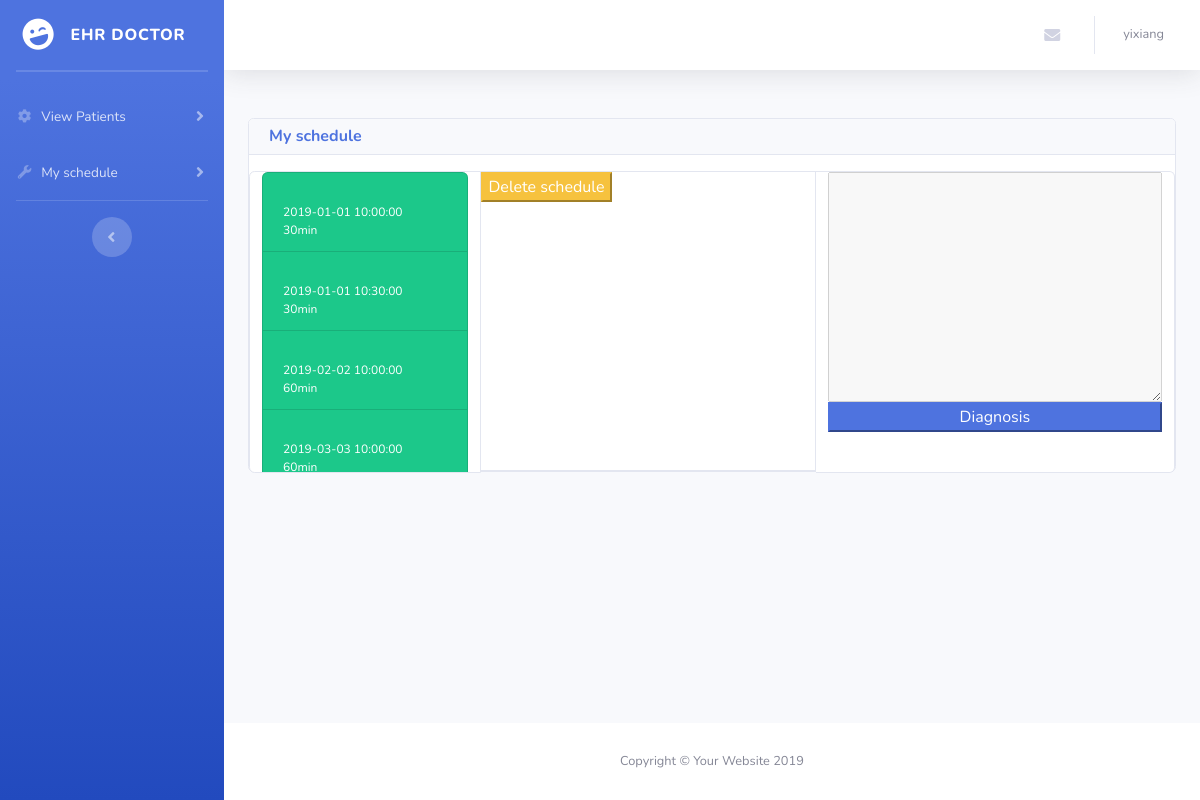
Before: /doctor/doctor_page (signed in) with the older database file.
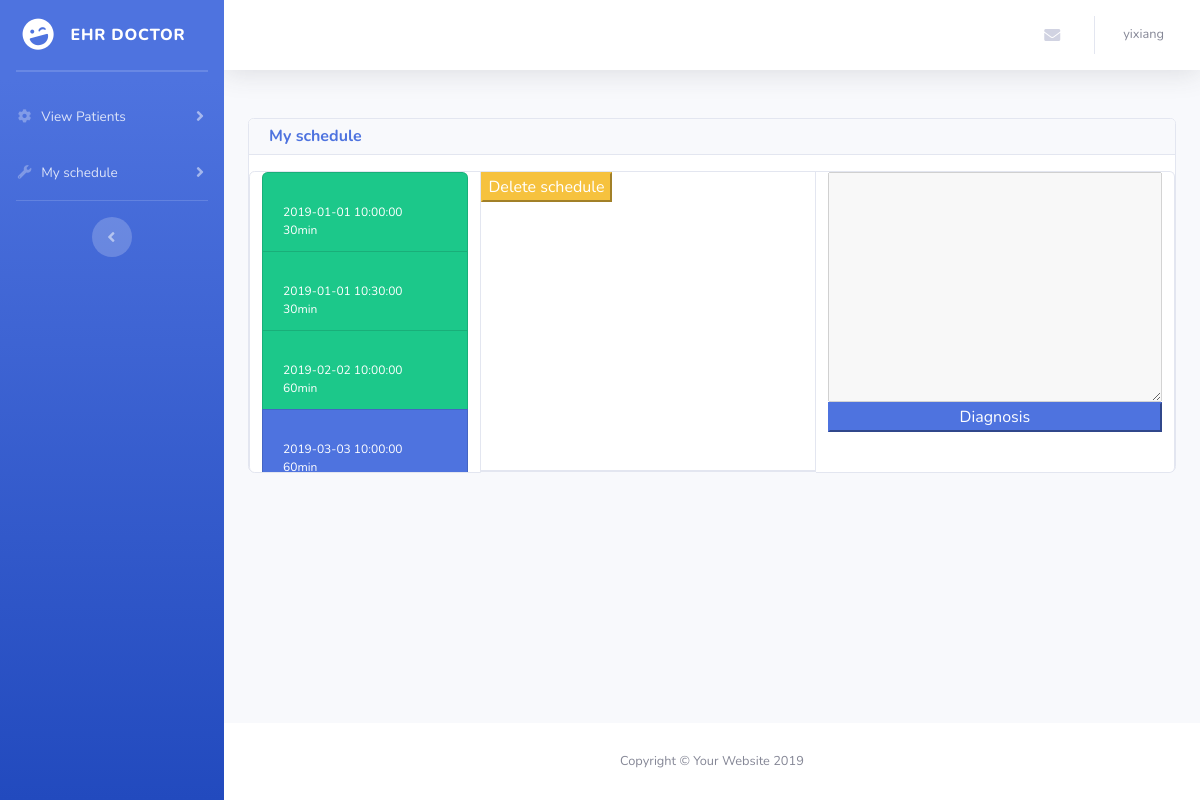
After: the same page with the newer database file.
### tables this page shows
CREATE TABLE doctors (
    id INTEGER PRIMARY KEY AUTOINCREMENT,
    last_name TEXT NOT NULL,
    first_name TEXT NOT NULL,
    password TEXT NOT NULL,
    email TEXT NOT NULL,
    phone_number TEXT NOT NULL,
    rate INTEGER CHECK (rate <= 10 and rate >=0) DEFAULT 0,
    number_of_rates INTEGER DEFAULT 0,
    gender TEXT CHECK (gender='male' or gender='female') NOT NULL,
    field TEXT NOT NULL,
    introduction TEXT,
    date_of_birth TEXT NOT NULL,
    date_of_join TEXT NOT NULL

);

CREATE TABLE "appointment"
(
	appointment_id INTEGER
		primary key autoincrement,
	doctor_id INTEGER not null
		references doctors
			on delete cascade,
	patient_id INTEGER not null
		references patients
			on delete cascade,
	start_time TIMESTAMP not null,
	duration TEXT not null,
	location VARCHAR(8) not null,
	status VARCHAR(10),
	medical_his TEXT,
	check (status='pending' or status='accepted')
);

CREATE TABLE "schedule"
(
	doctor_id INTEGER
		references doctors
			on delete cascade,
	start_time TIMESTAMP not null,
	duration INTEGER not null,
	occupied BOOLEAN not null,
	primary key (doctor_id, start_time),
	check (duration=30 or duration=60)
);

### main_app/doctor.py (the view)
@doctor_bp.route("/doctor_page", methods=('GET', 'POST'))
@login_required_doctor
def show_main():
    db = get_db()
    pending_appointment = db.execute("SELECT * FROM appointment JOIN patients on patients.id=appointment.patient_id "
                                     "WHERE doctor_id=? and status=?",
                                     (g.user["id"], 'pending')).fetchall()
    my_patient = db.execute("SELECT * FROM take_care JOIN patients on patients.id=take_care.patient_id "
                                      "WHERE doctor_id=?",
                                     (g.user["id"], )).fetchall()
    medical_his = db.execute("SELECT * FROM appointment WHERE doctor_id=? AND status='accepted' ORDER BY start_time", (g.user["id"], )).fetchall()
    my_schedule = db.execute("SELECT schedule.start_time, schedule.duration, a.location, p.last_name, p.first_name, a.medical_his, a.appointment_id, a.status FROM schedule "
                             "LEFT OUTER JOIN appointment a on schedule.doctor_id = a.doctor_id and schedule.start_time=a.start_time "
                             "LEFT OUTER JOIN patients p on a.patient_id = p.id WHERE schedule.doctor_id=?",
                             (g.user["id"], )).fetchall()
    history_d = {}
    for r in medical_his:
        try:
            history_d[r["patient_id"]] = history_d[r["patient_id"]] + "\\n\\n" + str(r["start_time"]) + "\\n" + r["medical_his"]
        except:
            history_d[r["patient_id"]] = str(r["start_time"]) + "\\n" + r["medical_his"]
    return render_template('./doctor.html', pending=pending_appointment, my_patient=my_patient, my_schedule=my_schedule, medical_his_d=history_d)

### main_app/authentication.py (called while the page is built)
@auth_bp.before_app_request
def load_logged_in_user():
    user_id = session.get('user_id')
    login_type = session.get('login_type')
    if user_id is None:
        g.user = None
        g.type = None
    else:
        if login_type == 'admin':
            g.user = get_db().execute(
                'SELECT * FROM administrators WHERE id = ?', (user_id,)
            ).fetchone()
            g.type = 'admin'
        elif login_type == 'patient':
            g.user = get_db().execute(
                'SELECT * FROM patients WHERE id = ?', (user_id,)
            ).fetchone()
            g.type = 'patient'
        else:
            g.user = get_db().execute(
                'SELECT * FROM doctors WHERE id = ?', (user_id,)
            ).fetchone()
            g.type = 'doctor'

def login_required_doctor(view):
    @functools.wraps(view)
    def wrapped_view(**kwargs):
        if g.user is None or g.type != 'doctor':
            return redirect(url_for('auth.login'))
        return view(**kwargs)
    return wrapped_view

### main_app/database.py (called while the page is built)
def get_db():
    if "db" not in g:
        g.db = sqlite3.connect(
            current_app.config["DATABASE"],
            detect_types=sqlite3.PARSE_DECLTYPES
        )
        g.db.row_factory = sqlite3.Row
        g.db.execute("PRAGMA foreign_keys = ON")
    return g.db

### main_app/templates/doctor.html (shortened to what this page needs)
<!DOCTYPE html>
<html lang="en">
{% extends 'base.html' %} {% block content %}
<head>
</head>
<body id="page-top">
    <div id="wrapper">
        <ul class="navbar-nav bg-gradient-primary sidebar sidebar-dark accordion" id="accordionSidebar">
            <a class="sidebar-brand d-flex align-items-center justify-content-center" href="/">
                <div class="sidebar-brand-icon rotate-n-15">
                    <i class="fas fa-laugh-wink"></i>
                </div>
                <div class="sidebar-brand-text mx-3"> EHR Doctor</div>
            </a>
            <hr class="sidebar-divider my-0">
            <hr class="sidebar-divider">
            <li class="nav-item">
                <a class="nav-link collapsed" href="#" data-toggle="collapse" data-target="#collapseTwo" aria-expanded="true" aria-controls="collapseTwo">
                    <i class="fas fa-fw fa-cog"></i>
                    <span>View Patients</span>
                </a>
            </li>
            <li class="nav-item">
                <a class="nav-link collapsed" href="#" data-toggle="collapse" data-target="#collapseUtilities" aria-expanded="true" aria-controls="collapseUtilities">
                    <i class="fas fa-fw fa-wrench"></i>
                    <span>My schedule</span>
                </a>
            </li>
            <hr class="sidebar-divider d-none d-md-block">
            <div class="text-center d-none d-md-inline">
                <button class="rounded-circle border-0" id="sidebarToggle"></button>
            </div>
        </ul>
        <div id="content-wrapper" class="d-flex flex-column">
            <div id="content">
                <nav class="navbar navbar-expand navbar-light bg-white topbar mb-4 static-top shadow">
                    <ul class="navbar-nav ml-auto">
                        <li class="nav-item dropdown no-arrow mx-1">
                            <a class="nav-link dropdown-toggle" href="#" id="messagesDropdown" role="button" data-toggle="dropdown" aria-haspopup="true" aria-expanded="false">
                                <i class="fas fa-envelope fa-fw"></i>
                            </a>
                        </li>
                        <li class="nav-item dropdown no-arrow">
                            <a class="nav-link dropdown-toggle" href="#" id="userDropdown" role="button" data-toggle="dropdown" aria-haspopup="true" aria-expanded="false">
                                <span class="mr-2 d-none d-lg-inline text-gray-600 small">{{g.user['last_name']}}</span>
                            </a>
                        </li>
                    </ul>
                </nav>
                <div class="container-fluid">
                        <br>
                    <div class='card mb-3' id="my_schedule">
                        <div class="card-header py-2 mb-3">
                            <h6 class="m-0 font-weight-bold text-primary">My schedule</h6>
                        </div>
                        <div class="card-group" style="height:300px">
                            <div class='card col-3 mb-4'>
                                <div style="height:300px; overflow-y:scroll;">
                                    <div id="schedule_list" class="list-group">
                                                    {% for s in my_schedule %}
                                                        {% if s['first_name'] and s['status']=='accepted'%}
                                                            <a id="{{s['start_time']}}:{{s['duration']}}min" class="list-group-item list-group-item-action bg-success text-white" style="font-size: 12px;" onclick="show_schedule_detail('{{s['start_time']}}', '{{s['duration']}}', '{{s['last_name']}}', '{{s['first_name']}}', '{{s['location']}}', '{{s['medical_his']}}', '{{s['appointment_id']}}')">
                                                                <br>{{s["start_time"]}}
                                                                <br>{{s["duration"]}}min
                                                            </a>
                                                        {% else %}
                                                            <a id="{{s['start_time']}}:{{s['duration']}}min" class="list-group-item list-group-item-action bg-primary text-white" style="font-size: 12px;" onclick="show_schedule_detail('{{s['start_time']}}', '{{s['duration']}}', '{{s['last_name']}}', '{{s['first_name']}}', '{{s['location']}}', '', '')">
                                                                <br>{{s["start_time"]}}
                                                                <br>{{s["duration"]}}min
                                                            </a>
                                                        {% endif %}
                                                    {% endfor %}
                                    </div>
                                </div>
                            </div>
                            <div class='card mb-4' id='schedule_info' style="height:300px; overflow-y:scroll;">
                                <div class="btn-group">
                                    <form>
                                        <button id="delete_schedule_button" class="btn-warning" type="submit" onclick="delete_schedule()" disabled>Delete schedule</button>
                                    </form>
                                </div>
                            </div>
                            <div class='card col-6 mb-4'>
                                <textarea style="height:230px; overflow-y:scroll;" id="medical_his_appointment" disabled>
                                </textarea>
                                <button class="btn-primary" onclick="diagnosis()" id="diagnosis" disabled>Diagnosis</button>
                            </div>
                        </div>
                    </div>
                </div>
            </div>
            <footer class="sticky-footer bg-white">
                <div class="container my-auto">
                    <div class="copyright text-center my-auto">
                        <span>Copyright &copy; Your Website 2019</span>
                    </div>
                </div>
            </footer>
        </div>
    </div>
</body>
{% endblock %}

### main_app/templates/base.html (shortened to what this page needs)
<!DOCTYPE html>
<html lang="en">
<link href="/static/vendor/fontawesome-free/css/all.min.css" rel="stylesheet" type="text/css">
<link href="/static/css/sb-admin-2.min.css" rel="stylesheet">
<section class="content">
     {% block content %}{% endblock %}
</section>

Changed rows visible on the page:
removed appointment: start_time "2019-03-03 10:00:00", duration "60"
now on this page (row edited): schedule: start_time "2019-03-03 10:00:00", duration "60"
